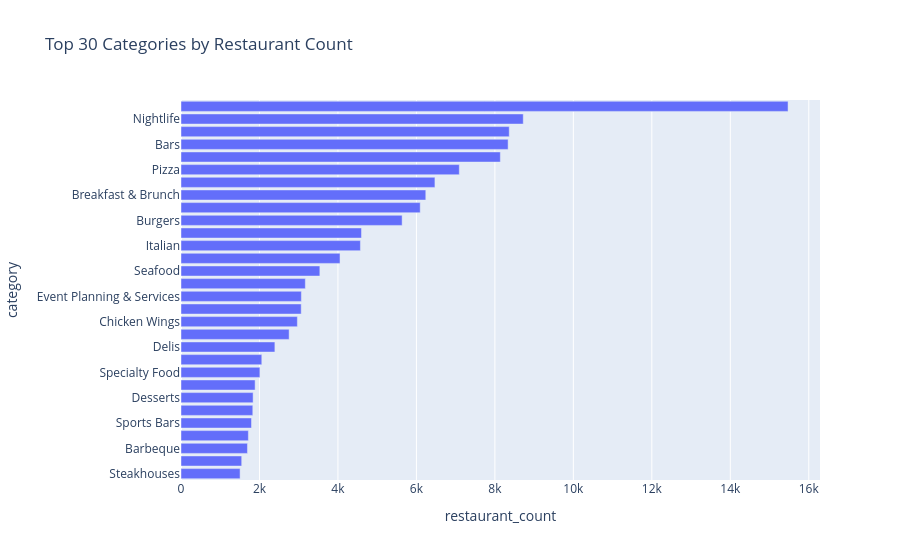

Notebook code for this chart:
### Markdown cell above
## 1) Category Distribution and Long Tail

We split business categories, keep top cuisines, and quantify category concentration.

Long-tail metric used here:
- Sort categories by restaurant coverage
- Find how many categories are needed to cover 80% of restaurants (a restaurant is covered if it has at least one selected category)

### Code cell
def _split_categories(value):
    if pd.isna(value):
        return []
    parts = [c.strip() for c in str(value).split(",") if c and c.strip()]
    return parts

if "business_id" not in business_df.columns:
    raise ValueError("business_restaurants.parquet must contain business_id")

cat_frame = business_df[["business_id", "categories"]].copy() if "categories" in business_df.columns else business_df[["business_id"]].assign(categories="")
cat_frame["category_list"] = cat_frame["categories"].apply(_split_categories)
exploded = cat_frame.explode("category_list").rename(columns={"category_list": "category"})
exploded = exploded.dropna(subset=["category"])
exploded["category"] = exploded["category"].astype(str).str.strip()
exploded = exploded[exploded["category"] != ""]

# Optional cleanup: remove broad bucket so cuisine-specific patterns are easier to see.
exploded = exploded[exploded["category"].str.lower() != "restaurants"]

category_counts = (
    exploded.groupby("category")["business_id"]
    .nunique()
    .sort_values(ascending=False)
)

top30 = category_counts.head(30).reset_index(name="restaurant_count")
fig_top30 = px.bar(
    top30,
    x="restaurant_count",
    y="category",
    orientation="h",
    title="Top 30 Categories by Restaurant Count",
)
fig_top30.update_layout(yaxis={"categoryorder": "total ascending"})
fig_top30.show()

# Long-tail coverage over unique restaurants.
cat_to_business = exploded.groupby("category")["business_id"].agg(lambda s: set(s))
all_restaurants = set(cat_frame["business_id"].dropna().astype(str).tolist())
covered = set()

categories_for_80 = 0
coverage_at_80 = 0.0
for cat in category_counts.index:
    covered |= {str(v) for v in cat_to_business[cat]}
    categories_for_80 += 1
    coverage = (len(covered) / len(all_restaurants)) if all_restaurants else 0.0
    if coverage >= 0.80:
        coverage_at_80 = coverage
        break

if categories_for_80 == 0 and len(category_counts) > 0:
    categories_for_80 = len(category_counts)
    coverage_at_80 = (len(covered) / len(all_restaurants)) if all_restaurants else 0.0

display(Markdown(
    f"**Long-tail result:** `{categories_for_80}` categories cover "
    f"`{coverage_at_80*100:.2f}%` of restaurants (target: 80%)."
))

display(Markdown(
    "**CTR feature signal:** category/cuisine is a strong intent feature. "
    "Use multi-hot or learned embeddings; group rare categories into an `OTHER` bucket."
))

### Figure 1 — Plotly figure (JSON) as saved in the notebook; plotly's stock layout.template omitted (floating-point values rounded to 4 significant figures)
{"data": [{"hovertemplate": "restaurant_count=%{x}<br>category=%{y}<extra></extra>", "legendgroup": "", "marker": {"color": "#636efa", "pattern": {"shape": ""}}, "name": "", "orientation": "h", "showlegend": false, "textposition": "auto", "type": "bar", "x": [15472, 8723, 8366, 8337, 8139, 7093, 6472, 6239, 6097, 5636, 4600, 4573, 4053, 3539, 3169, 3068, 3064, 2966, 2756, 2393, 2059, 2011, 1889, 1838, 1830, 1797, 1717, 1694, 1547, 1506], "xaxis": "x", "y": ["Food", "Nightlife", "Sandwiches", "Bars", "American (Traditional)", "Pizza", "Fast Food", "Breakfast & Brunch", "American (New)", "Burgers", "Mexican", "Italian", "Coffee & Tea", "Seafood", "Chinese", "Event Planning & Services", "Salad", "Chicken Wings", "Cafes", "Delis", "Caterers", "Specialty Food", "Bakeries", "Desserts", "Japanese", "Sports Bars", "Sushi Bars", "Barbeque", "Asian Fusion", "Steakhouses"], "yaxis": "y"}], "layout": {"barmode": "relative", "legend": {"tracegroupgap": 0}, "title": {"text": "Top 30 Categories by Restaurant Count"}, "xaxis": {"anchor": "y", "domain": [0, 1], "title": {"text": "restaurant_count"}}, "yaxis": {"anchor": "x", "categoryorder": "total ascending", "domain": [0, 1], "title": {"text": "category"}}}}
